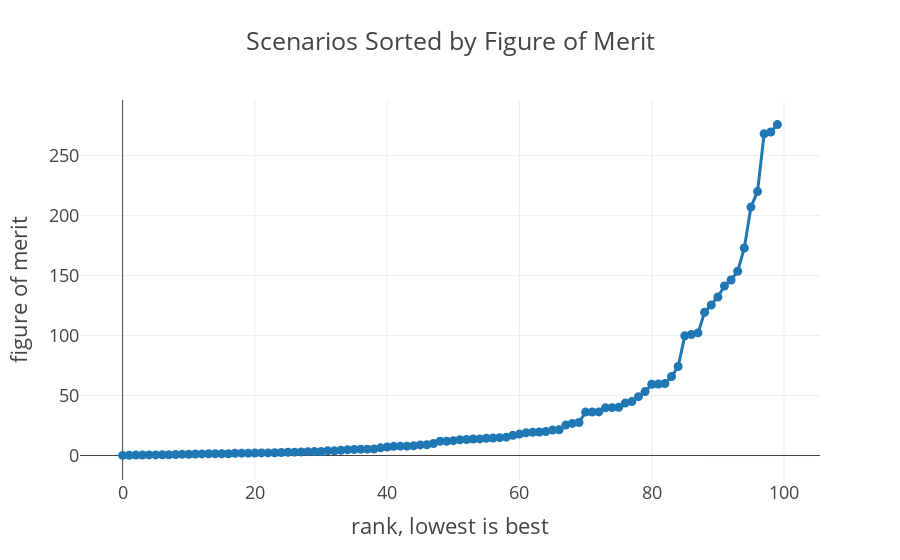

Notebook code for this chart:
### Code cell
fig = px.line(
    df.sort_values(by=['figure_of_merit'], ignore_index=True), 
    y="figure_of_merit", 
    hover_data=["scenario_id"],
    markers=True,
    template='presentation',
    title='Scenarios Sorted by Figure of Merit',
)
fig.update_xaxes(title_text="rank, lowest is best")
fig.update_yaxes(title_text="figure of merit")
fig.write_html("results_ranking.html")
fig

### Figure 1 — Plotly figure (JSON) as saved in the notebook; plotly's stock layout.template omitted (floating-point values rounded to 4 significant figures)
{"data": [{"customdata": [["50_turtle_gridsearch"], ["30_turtle_gridsearch"], ["0_turtle_gridsearch"], ["22_turtle_gridsearch"], ["21_turtle_gridsearch"], ["20_turtle_gridsearch"], ["62_turtle_gridsearch"], ["10_turtle_gridsearch"], ["51_turtle_gridsearch"], ["33_turtle_gridsearch"], ["40_turtle_gridsearch"], ["13_turtle_gridsearch"], ["1_turtle_gridsearch"], ["70_turtle_gridsearch"], ["52_turtle_gridsearch"], ["60_turtle_gridsearch"], ["72_turtle_gridsearch"], ["61_turtle_gridsearch"], ["11_turtle_gridsearch"], ["32_turtle_gridsearch"], ["82_turtle_gridsearch"], ["31_turtle_gridsearch"], ["41_turtle_gridsearch"], ["91_turtle_gridsearch"], ["63_turtle_gridsearch"], ["12_turtle_gridsearch"], ["73_turtle_gridsearch"], ["42_turtle_gridsearch"], ["71_turtle_gridsearch"], ["2_turtle_gridsearch"], ["28_turtle_gridsearch"], ["44_turtle_gridsearch"], ["24_turtle_gridsearch"], ["53_turtle_gridsearch"], ["3_turtle_gridsearch"], ["83_turtle_gridsearch"], ["80_turtle_gridsearch"], ["81_turtle_gridsearch"], ["45_turtle_gridsearch"], ["23_turtle_gridsearch"], ["43_turtle_gridsearch"], ["34_turtle_gridsearch"], ["4_turtle_gridsearch"], ["36_turtle_gridsearch"], ["90_turtle_gridsearch"], ["35_turtle_gridsearch"], ["25_turtle_gridsearch"], ["17_turtle_gridsearch"], ["84_turtle_gridsearch"], ["16_turtle_gridsearch"], ["93_turtle_gridsearch"], ["74_turtle_gridsearch"], ["14_turtle_gridsearch"], ["76_turtle_gridsearch"], ["66_turtle_gridsearch"], ["92_turtle_gridsearch"], ["67_turtle_gridsearch"], ["64_turtle_gridsearch"], ["87_turtle_gridsearch"], ["6_turtle_gridsearch"], ["56_turtle_gridsearch"], ["27_turtle_gridsearch"], ["55_turtle_gridsearch"], ["95_turtle_gridsearch"], ["94_turtle_gridsearch"], ["5_turtle_gridsearch"], ["54_turtle_gridsearch"], ["46_turtle_gridsearch"], ["97_turtle_gridsearch"], ["15_turtle_gridsearch"], ["47_turtle_gridsearch"], ["26_turtle_gridsearch"], ["65_turtle_gridsearch"], ["75_turtle_gridsearch"], ["96_turtle_gridsearch"], ["85_turtle_gridsearch"], ["57_turtle_gridsearch"], ["18_turtle_gridsearch"], ["86_turtle_gridsearch"], ["77_turtle_gridsearch"], ["37_turtle_gridsearch"], ["7_turtle_gridsearch"], ["29_turtle_gridsearch"], ["69_turtle_gridsearch"], ["49_turtle_gridsearch"], ["98_turtle_gridsearch"], ["8_turtle_gridsearch"], ["38_turtle_gridsearch"], ["88_turtle_gridsearch"], ["48_turtle_gridsearch"], ["58_turtle_gridsearch"], ["99_turtle_gridsearch"], ["79_turtle_gridsearch"], ["78_turtle_gridsearch"], ["68_turtle_gridsearch"], ["9_turtle_gridsearch"], ["39_turtle_gridsearch"], ["89_turtle_gridsearch"], ["19_turtle_gridsearch"], ["59_turtle_gridsearch"]], "hovertemplate": "index=%{x}<br>figure_of_merit=%{y}<br>scenario_id=%{customdata[0]}<extra></extra>", "legendgroup": "", "line": {"color": "#1F77B4", "dash": "solid"}, "marker": {"symbol": "circle"}, "mode": "markers+lines", "name": "", "orientation": "v", "showlegend": false, "type": "scatter", "x": [0, 1, 2, 3, 4, 5, 6, 7, 8, 9, 10, 11, 12, 13, 14, 15, 16, 17, 18, 19, 20, 21, 22, 23, 24, 25, 26, 27, 28, 29, 30, 31, 32, 33, 34, 35, 36, 37, 38, 39, 40, 41, 42, 43, 44, 45, 46, 47, 48, 49, 50, 51, 52, 53, 54, 55, 56, 57, 58, 59, 60, 61, 62, 63, 64, 65, 66, 67, 68, 69, 70, 71, 72, 73, 74, 75, 76, 77, 78, 79, 80, 81, 82, 83, 84, 85, 86, 87, 88, 89, 90, 91, 92, 93, 94, 95, 96, 97, 98, 99], "xaxis": "x", "y": [0.1184, 0.2521, 0.3525, 0.4447, 0.5147, 0.5269, 0.6306, 0.6808, 0.8404, 1.002, 1.095, 1.309, 1.34, 1.452, 1.458, 1.471, 1.516, 1.93, 1.97, 1.991, 2.135, 2.147, 2.155, 2.298, 2.557, 2.748, 2.792, 3.014, 3.194, 3.287, 3.363, 3.91, 3.927, 4.374, 4.758, 5.025, 5.2, 5.327, 5.473, 6.415, 7.083, 7.655, 7.801, 7.829, 8.181, 8.814, 8.945, 10.0, 11.86, 11.9, 12.36, 13.17, 13.36, 13.79, 13.87, 14.41, 14.5, 14.9, 15.31, 16.84, 17.85, 18.88, 19.4, 19.65, 20.06, 21.22, 21.51, 25.35, 26.77, 27.56, 36.19, 36.32, 36.33, 39.73, 39.87, 40.18, 43.7, 44.93, 49.08, 53.31, 59.39, 59.61, 60.0, 65.87, 74.23, 99.74, 100.9, 102.2, 119.4, 125.5, 132.2, 141.3, 146.3, 153.6, 173.0, 207.1, 220.0, 268.2, 269.7, 275.8], "yaxis": "y"}], "layout": {"legend": {"tracegroupgap": 0}, "title": {"text": "Scenarios Sorted by Figure of Merit"}, "xaxis": {"anchor": "y", "domain": [0, 1], "title": {"text": "rank, lowest is best"}}, "yaxis": {"anchor": "x", "domain": [0, 1], "title": {"text": "figure of merit"}}}}
